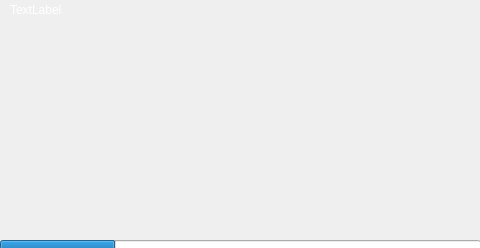
<?xml version="1.0" encoding="UTF-8"?>
<ui version="4.0">
 <class>CLoadingDlg</class>
 <widget class="QDialog" name="CLoadingDlg">
  <property name="geometry">
   <rect>
    <x>0</x>
    <y>0</y>
    <width>480</width>
    <height>248</height>
   </rect>
  </property>
  <property name="windowTitle">
   <string>Dialog</string>
  </property>
  <widget class="QProgressBar" name="progressBar">
   <property name="geometry">
    <rect>
     <x>0</x>
     <y>240</y>
     <width>481</width>
     <height>10</height>
    </rect>
   </property>
   <property name="value">
    <number>24</number>
   </property>
   <property name="textVisible">
    <bool>false</bool>
   </property>
   <property name="invertedAppearance">
    <bool>false</bool>
   </property>
  </widget>
  <widget class="QLabel" name="label">
   <property name="geometry">
    <rect>
     <x>430</x>
     <y>20</y>
     <width>32</width>
     <height>32</height>
    </rect>
   </property>
   <property name="frameShape">
    <enum>QFrame::NoFrame</enum>
   </property>
   <property name="text">
    <string/>
   </property>
  </widget>
  <widget class="QLabel" name="label_2">
   <property name="geometry">
    <rect>
     <x>0</x>
     <y>0</y>
     <width>480</width>
     <height>240</height>
    </rect>
   </property>
   <property name="text">
    <string/>
   </property>
  </widget>
  <widget class="QLabel" name="label_3">
   <property name="geometry">
    <rect>
     <x>10</x>
     <y>0</y>
     <width>111</width>
     <height>20</height>
    </rect>
   </property>
   <property name="styleSheet">
    <string notr="true">color: rgb(255, 255, 255);</string>
   </property>
   <property name="text">
    <string>TextLabel</string>
   </property>
  </widget>
  <zorder>label_2</zorder>
  <zorder>progressBar</zorder>
  <zorder>label</zorder>
  <zorder>label_3</zorder>
 </widget>
 <resources/>
 <connections/>
</ui>
